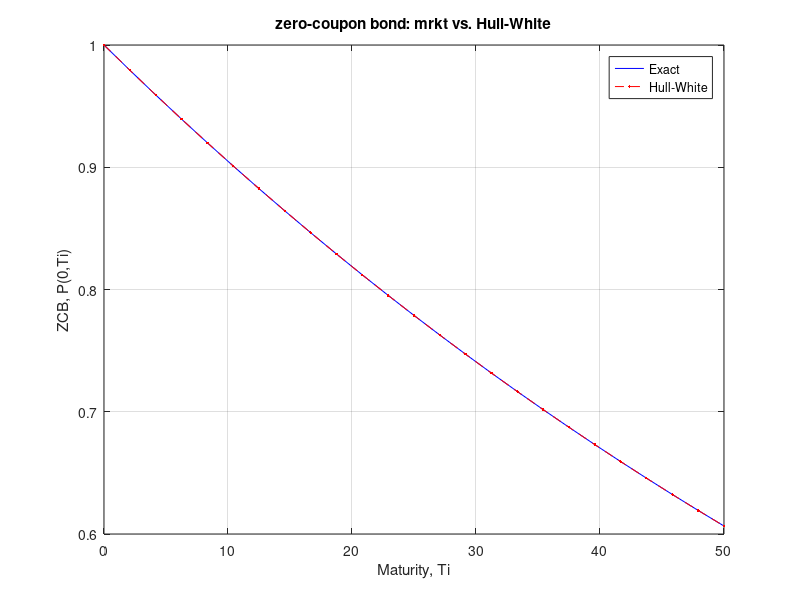
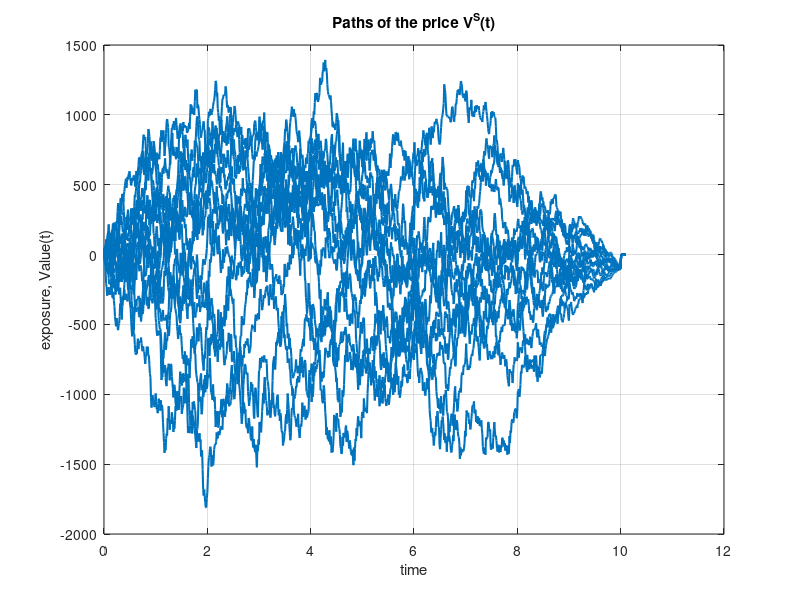
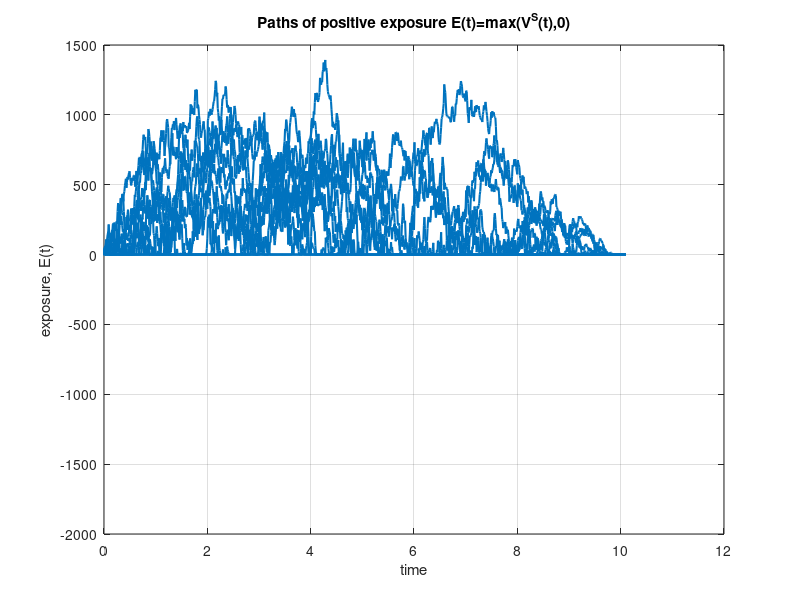
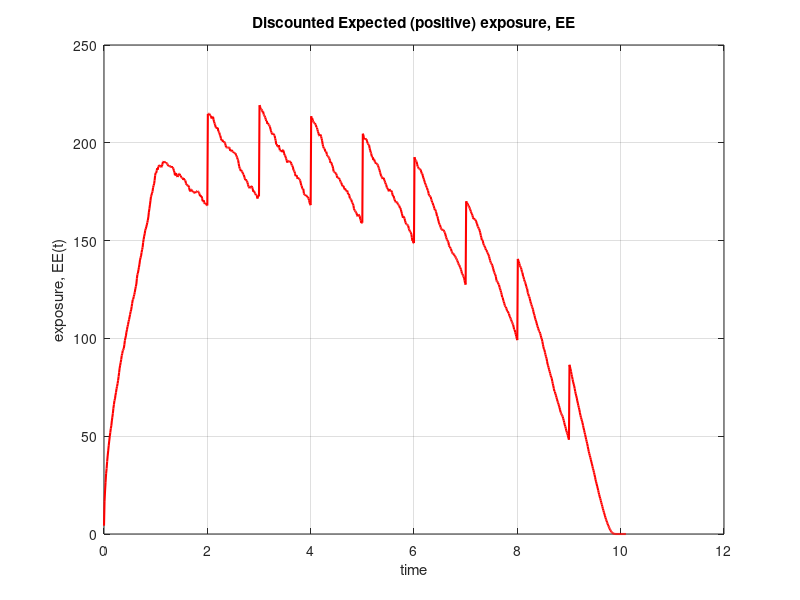

MATLAB code for these plots, in order: (Note: a time limit stopped this script after it produced the figures.)
function Exposures_HW_Netting
close all; clc;clf;
NoOfPaths = 2000;
NoOfSteps = 1000;
CP        = 'payer';
notional  = 10000.0; 
notional2 = 10000.0;
alpha     = 0.95;
alpha2    = 0.99;

% Market ZCB

P0T       = @(t)exp(-0.01*t);

% Hull-White model parameters

lambda     = 0.5;
eta        = 0.03;

% We compare ZCB from the market with the Hull-White model

T_end           = 50;
NumOfGridPoints = 25;
Ti              = linspace(0,T_end,NumOfGridPoints);

% Zero coupon bond from the HW model

r0    = HW_r0(P0T);
Proxy = zeros(NumOfGridPoints,1);
Exact = zeros(NumOfGridPoints,1);
for i= 1: length(Ti)
    Proxy(i) = HW_ZCB(lambda,eta,P0T,0,Ti(i),r0);
    Exact(i) = P0T(Ti(i)); 
end
figure(1);
plot(Ti,Exact,'-b')
grid on;
hold on
plot(Ti,Proxy,'.--r')
xlabel('Maturity, Ti')
ylabel('ZCB, P(0,Ti)')
title('zero-coupon bond: mrkt vs. Hull-White')
legend('Exact','Hull-White')

% Here we simulate the exposure profiles for a swap, using the HW model    

% Swap settings

K = 0.01;  % Strike
Ti = 1.0;  % Beginning of the swap
Tm = 10.0; % End date of the swap 
n = 10;    % Number of payments between Ti and Tm

% Monte Carlo paths

randn('seed',1)
[R,timeGrid,M_t] = GeneratePathsHWEuler(NoOfPaths,NoOfSteps,Tm+0.1,P0T,lambda, eta);

% Compute value of the porftolio, E, EE and PFE

Value = zeros([NoOfPaths,NoOfSteps+1]);
E     = zeros([NoOfPaths,NoOfSteps+1]);
EE    = zeros([NoOfSteps+1,1]);
NEE    = zeros([NoOfSteps+1,1]);
PFE   = zeros([NoOfSteps+1,1]);
PFE2   = zeros([NoOfSteps+1,1]);

for idx = 1:length(timeGrid)
    V = HW_SwapPrice(CP,notional,K,timeGrid(idx),Ti,Tm,n,R(:,idx),P0T,lambda,eta);
    Value(:,idx) = V;
    E(:,idx)     = max(V,0.0);
    EE(idx)      = mean(E(:,idx)./M_t(:,idx));
    NEE(idx)      = mean(max(-V,0.0)./M_t(:,idx));
    PFE(idx)     = quantile(E(:,idx),alpha);
    PFE2(idx)     = quantile(E(:,idx),alpha2);
end


% Compute value of the porftolio, E, EE and PFE

ValuePortf = zeros([NoOfPaths,NoOfSteps+1]);
EPort     = zeros([NoOfPaths,NoOfSteps+1]);
EEPort    = zeros([NoOfSteps+1,1]);
PFEPort   = zeros([NoOfSteps+1,1]);

for idx = 1:length(timeGrid)
    Swap1 = HW_SwapPrice(CP,notional,K,timeGrid(idx),Ti,Tm,n,R(:,idx),P0T,lambda,eta);
    Swap2 = HW_SwapPrice(CP,notional2,0.0,timeGrid(idx),Tm-2.0*(Tm-Ti)/n,Tm,1,R(:,idx),P0T,lambda,eta);
    VPort = (Swap1-Swap2);
    ValuePortf(:,idx)=VPort;
    EPort(:,idx)     = max(VPort,0.0);
    EEPort(idx)      = mean(EPort(:,idx)./M_t(:,idx));
    PFEPort(idx)     = quantile(EPort(:,idx),alpha);
end

figure(2)
plot(timeGrid,Value(1:15,:),'color',[0,0.45,0.75],'linewidth',1.5)
%plot(timeGrid,Value(1:25,:),'linewidth',1.5)
grid()
xlabel('time')
ylabel('exposure, Value(t)')
title('Paths of the price V^S(t)')
a= axis;

figure(3)
plot(timeGrid,E(1:15,:),'color',[0,0.45,0.75],'linewidth',1.5)
grid()
xlabel('time')
ylabel('exposure, E(t)')
title('Paths of positive exposure E(t)=max(V^S(t),0)')
axis(a)
    
figure(4)
plot(timeGrid,EE,'r','linewidth',1.5)
grid on
xlabel('time')
ylabel('exposure, EE(t)')
title('Discounted Expected (positive) exposure, EE')
    
figure(5)
plot(timeGrid,EE,'r','linewidth',1.5)
hold on
plot(timeGrid,PFE,'k','linewidth',1.5)
grid on
xlabel('time')
ylabel('exposure, EE(t)')
legend('EE','PFE')
title('Exposure profiles, EE and PFE (single swap)')
a=axis;

figure(6)
plot(timeGrid,EEPort,'r','linewidth',1.5)
hold on
plot(timeGrid,PFEPort,'k','linewidth',1.5)
grid on
xlabel('time')
ylabel('exposure, EE(t)')
legend('EE-portfolio','PFE-portfolio')
title('Exposure profiles, EE and PFE (porftolio)')
axis(a);

figure(7)
hold on
plot(timeGrid,EE,'r','linewidth',1.5)
plot(timeGrid,EEPort,'--r','linewidth',1.5)
grid()
title('Comparison of EEs ')
legend('EE, single swap','EE, portfolio')

figure(8)
hold on
plot(timeGrid,PFE,'k','linewidth',1.5)
plot(timeGrid,PFEPort,'--k','linewidth',1.5)
grid()
title('Comparison of PFEs ')
legend('PFE, single swap','PFE, portfolio')

figure(9)
plot(timeGrid,EE,'r','linewidth',1.5)
hold on
plot(timeGrid,NEE,'--k','linewidth',1.5)
grid on
xlabel('time')
ylabel('exposure')
legend('EE','NEE')
title('Expected positve and negative exposures, EE & NEE')

figure(10)
plot(timeGrid,EE,'r','linewidth',1.5)
hold on
plot(timeGrid,PFE,'k','linewidth',1.5)
plot(timeGrid,PFE2,'--b','linewidth',1.5)
grid on
xlabel('time')
ylabel('exposure, EE(t)')
legend('EE','PFE at level 0.95','PFE at level 0.99')
title('Exposure profiles, EE and PFE (single swap)')
a=axis;

function [R,time,M_t] = GeneratePathsHWEuler(NoOfPaths,NoOfSteps,T,P0T, lambda, eta)

% Time step 

dt = 0.0001;

% Complex number

f0T = @(t)- (log(P0T(t+dt))-log(P0T(t-dt)))/(2*dt);
   
% Initial interest rate is forward rate at time t->0

r0 = f0T(0.00001);  
theta = @(t) 1.0/lambda * (f0T(t+dt)-f0T(t-dt))/(2.0*dt) + f0T(t) + eta*eta/(2.0*lambda*lambda)*(1.0-exp(-2.0*lambda*t));  

% Define initial value

R  = zeros(NoOfPaths,NoOfSteps);
R(:,1) = r0;
M_t = ones(NoOfPaths,NoOfSteps);

% Random noise

Z=random('normal',0,1,[NoOfPaths,NoOfSteps]);
W=zeros([NoOfPaths,NoOfSteps]);

dt = T / NoOfSteps;
time = zeros([NoOfSteps+1,1]);
for i=1:NoOfSteps
    if NoOfPaths>1
        Z(:,i)   = (Z(:,i) - mean(Z(:,i))) / std(Z(:,i));
    end
    W(:,i+1)  = W(:,i) + sqrt(dt).*Z(:,i);
    R(:,i+1)  = R(:,i) + lambda*(theta(time(i))-R(:,i))*dt+  eta* (W(:,i+1)-W(:,i));
    M_t(:,i+1) = M_t(:,i) .* exp(0.5*(R(:,i+1) + R(:,i))*dt);
    time(i+1) = time(i) + dt;
end

function value = HW_ZCB(lambda,eta,P0T,T1,T2,r0)
if T1>T2
    value = ones([length(r0),1]);
else
    A_r = HW_A(lambda,eta,P0T,T1,T2);
    B_r = HW_B(lambda,T1,T2);
    value = exp(A_r+B_r*r0);
end

function swap = HW_SwapPrice(CP,notional,K,t,Ti,Tm,n,r_t,P0T,lambda,eta)

% CP  - Payer of receiver
% n   - Notional
% K   - Strike price
% t   - Today's date
% Ti  - Beginning of the swap
% Tm  - End of Swap
% n   - Number of dates payments between Ti and Tm
% r_t - Interest rate at time t

% Equally spaced grid of payments

ti_grid = linspace(Ti,Tm,n);
if length(ti_grid)==1
    ti_grid = [Ti,Tm];
end
tau = ti_grid(2)- ti_grid(1);
P_t_Ti = @(T) HW_ZCB(lambda,eta,P0T,t,T,r_t);

swap = zeros([length(r_t),1]);
%floatLeg = zeros([length(r_t),1]);
%fixedLeg = zeros([length(r_t),1]);

for idx = 2:length(ti_grid) %Tk = ti_grid(2:end)
    Tkprev = ti_grid(idx-1);
    Tk = ti_grid(idx);
    if t<Tk
        L = 1/tau*(P_t_Ti(Tkprev)./P_t_Ti(Tk)-1);
        if CP=='payer'
            swap = swap + tau*(P_t_Ti(Tk).*(L-K)); 
            %floatLeg = floatLeg + tau*P_t_Ti(Tk).*L;
            %fixedLeg = fixedLeg + tau*(P_t_Ti(Tk).*K);
        elseif CP == 'receiver'
            swap = swap + tau*(P_t_Ti(Tk).*(K-L));
        end
    end
end
swap = swap *notional;

function value = HW_theta(lambda,eta,P0T)
bump   = 10e-4;
f_0_t  =@(t)- (log(P0T(t+bump))-log(P0T(t)))/bump;
df_dt  =@(t)(f_0_t(t+bump)-f_0_t(t))/bump;
value  =@(t)f_0_t(t)+1/lambda*df_dt(t)+eta^2/(2*lambda^2)*(1-exp(-2*lambda*t));

function value = HW_B(lambda,T1,T2)
value = 1/lambda*(exp(-lambda*(T2-T1))-1);

function value = HW_A(lambda,eta,P0T,T1,T2)
tau   = T2-T1;
B     = @(tau)HW_B(lambda,0,tau);
theta = HW_theta(lambda,eta,P0T);
value = lambda*integral(@(tau)theta(T2-tau).*B(tau),0,tau)+eta^2/(4*lambda^3)...
    * (exp(-2*lambda*tau).*(4*exp(lambda*tau)-1)-3)+eta^2/(2*lambda^2)*tau;

function value = HW_r0(P0T)
bump   = 10e-4;
f_0_t  = @(t)- (log(P0T(t+bump))-log(P0T(t)))/bump;
value  = f_0_t(0.0001);
